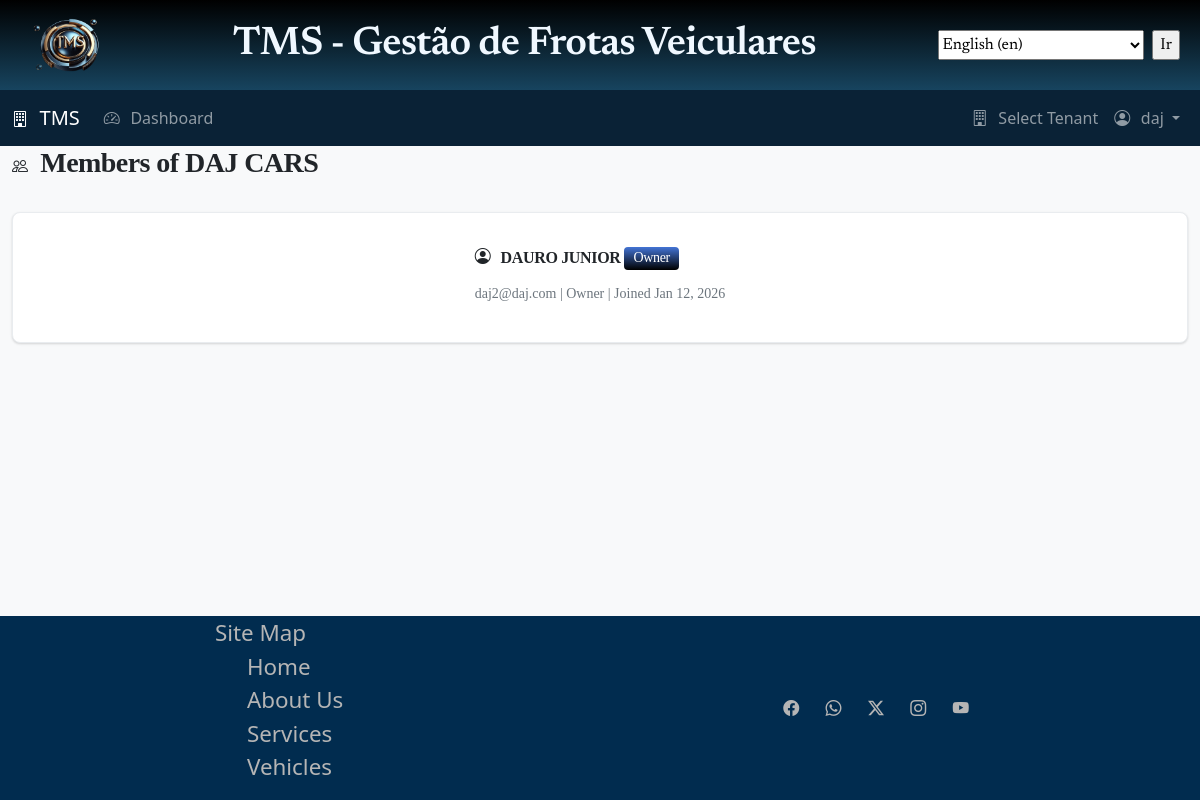
The page /tenants/5e08ccee-fe8d-4ca4-bc16-b438acb47b58/members/ (signed in) on the database its author committed.
### accounts/models.py (models this page shows, shortened)
class CustomUser(AbstractUser):
    id = models.UUIDField(primary_key=True, default=uuid.uuid4, editable=False)
    current_tenant = models.ForeignKey(
        'tenants.Tenant',
        on_delete=models.SET_NULL,
        null=True,
        blank=True,
        related_name='current_users',
        help_text=_('Currently active tenant for this user')
    )
    phone = models.CharField(max_length=20, blank=True, null=True)
    document_number = models.CharField(
        max_length=30,
        blank=True,
        null=True,
        help_text=_('Unique identifier like SSN or Tax ID, CPF or CNPJ')
    )
    document_type = models.CharField(
        max_length=6,
        blank=True,
        null=True,
        choices=[
            ('SSN', 'SSN'),
            ('TAXID', 'Tax ID'),
            ('CPF', 'CPF'),
            ('CNPJ', 'CNPJ')
        ],
        default='CPF'
    )
    last_login_tenant = models.ForeignKey(
        'tenants.Tenant',
        on_delete=models.SET_NULL,
        blank=True,
        null=True,
        related_name='last_login_users',
    )
    created_at = models.DateTimeField(auto_now_add=True)
    updated_at = models.DateTimeField(auto_now=True)
    class Meta:
        db_table = 'users'
        indexes = [
            models.Index(fields=['email']),
            models.Index(fields=['document_number'])
        ]
    def has_tenant_permission(self, tenant, permission=None):
        if self.is_superuser:
            return True

### tenants/models.py (models this page shows, shortened)
class Tenant(models.Model):
    PLAN_CHOICES = [
        ("free", _("Free")),
        ("basic", _("Basic")),
        ("premium", _("Premium")),
        ("entreprise", _("Enterprise")),
    ]
    id = models.UUIDField(primary_key=True, default=uuid.uuid4, editable=False)
    slug = models.SlugField(
        max_length=50,
        unique=True,
        help_text=_("Unique identifier for the tenant, used ni URLs and subdomains"),
    )
    name = models.CharField(max_length=200, help_text=_("Display name"))
    legal_name = models.CharField(max_length=200, help_text=_("Legal company name"))
    document = models.CharField(
        max_length=30,
        unique=True,
        help_text=_("Unique identifier like SSN or Tax ID, CPF or CNPJ"),
    )
    email = models.EmailField(unique=True)
    phone = models.CharField(max_length=30)
    address = models.CharField(max_length=250, null=True, blank=True)
    is_active = models.BooleanField(default=True)
    plan = models.CharField(max_length=20, choices=PLAN_CHOICES, default="free")
    created_at = models.DateTimeField(auto_now_add=True)
    updated_at = models.DateTimeField(auto_now=True)
    settings = models.JSONField(default=dict, blank=True, null=True)
    subscription_expires_at = models.DateTimeField(blank=True, null=True)
    objects = TenantManager()
    class Meta:
        db_table = "tenants"
        indexes = [
            models.Index(fields=["slug"]),
            models.Index(fields=["is_active", "plan"]),
        ]

class TenantUser(models.Model):
    ROLE_CHOICES = [
        ("owner", _("Owner")),
        ("admin", _("Administrator")),
        ("manager", _("Manager")),
        ("user", _("User")),
        ("viewer", _("Viewer")),
    ]
    id = models.UUIDField(primary_key=True, default=uuid.uuid4, editable=False)
    user = models.ForeignKey(
        settings.AUTH_USER_MODEL,
        on_delete=models.CASCADE,
        related_name="tenant_memberships",
    )
    tenant = models.ForeignKey(Tenant, on_delete=models.CASCADE, related_name="members")
    role = models.CharField(max_length=30, choices=ROLE_CHOICES, default="user")
    is_owner = models.BooleanField(default=False)
    permissions = models.JSONField(default=list, blank=True)
    joined_at = models.DateTimeField(auto_now_add=True)
    invited_by = models.ForeignKey(
        settings.AUTH_USER_MODEL,
        on_delete=models.CASCADE,
        blank=True,
        null=True,
        related_name="invitations_sent",
    )
    is_active = models.BooleanField(default=True)
    last_access = models.DateTimeField(blank=True, null=True)
    class Meta:
        db_table = "tenant_users"
        unique_together = ["user", "tenant"]
        indexes = [
            models.Index(fields=["tenant", "is_active"]),
            models.Index(fields=["user", "is_active"]),
        ]

### tenants/views.py (the view)
class TenantMemberListView(LoginRequiredMixin, ListView):
    template_name = 'tenants/members_list.html'
    context_object_name = 'members'
    paginate_by = 20
    def get_queryset(self):
        tenant_id = self.kwargs.get('tenant_id')
        tenant = get_object_or_404(Tenant, id=tenant_id, is_active=True)
        if not self.request.user.has_tenant_permission(tenant):
            raise PermissionDenied(_("You don't have access to this tenant."))
        return tenant.members.filter(is_active=True).select_related(
            'user'
        ).order_by('-is_owner', '-joined_at')
    def get_context_data(self, **kwargs):
        context = super().get_context_data(**kwargs)
        tenant_id = self.kwargs.get('tenant_id')
        tenant = get_object_or_404(Tenant, id=tenant_id)
        context['tenant'] = tenant
        context['pending_invitations'] = tenant.invitations.filter(
            accepted_at__isnull=True,
            expires_at__gt=timezone.now()
        ).order_by('-created_at')
        try:
            membership = TenantUser.objects.get(
                user=self.request.user,
                tenant=tenant,
                is_active=True
            )
            context['is_owner'] = membership.is_owner
        except TenantUser.DoesNotExist:
            context['is_owner'] = False
        return context

### core/context_processors.py (called while the page is built)
def payment_stats(request):
    if not request.user.is_authenticated:
        return {}
    if not hasattr(request, "tenant"):
        return {}
    from fleet.models import WorkdayApproval, PaymentOrder
    pending_approvals = WorkdayApproval.objects.filter(
        tenant=request.tenant, status="pending"
    ).count()
    pending_payments = PaymentOrder.objects.filter(
        tenant=request.tenant, status="pending"
    ).count()
    approved_payments = PaymentOrder.objects.filter(
        tenant=request.tenant, status="approved"
    ).count()
    return {
        "pending_approvals_count": pending_approvals,
        "pending_payments_count": pending_payments,
        "approved_payments_count": approved_payments,
    }

### core/models.py (called while the page is built)
    def get_queryset(self):
        queryset = super().get_queryset()
        from tenants.middleware import get_current_tenant
        tenant = get_current_tenant()
        if tenant:
            return queryset.filter(tenant=tenant)
        return queryset

### tenants/context_processors.py (called while the page is built, shortened)
def tenant_context(request):
    context = {
        "current_tenant": None,
        "user_tenants": [],
        "is_tenant_owner": False,
        "tenant_role": None,
    }
    return context

### templates/tenants/members_list.html (shortened to what this page needs)
{% extends 'base.html' %}
{% load static i18n l10n %}
{% block content %}
<div class="container">
  <div class="d-flex justify-content-between align-items-center mb-4">
    <h2><i class="bi bi-people"></i> {% translate 'Members of' %} {{ tenant.name }}</h2>
  </div>
  <div class="card shadow-sm">
    <div class="card-body">
      <div class="list-group list-group-flush">
        {% for member in members %}
        <div class="list-group-item">
          <div class="d-flex justify-content-between align-items-center">
            <div>
              <h6 class="mb-1">
                <i class="bi bi-person-circle"></i>
                {{ member.user.get_full_name|default:member.user.username }}
                {% if member.is_owner %}
                <span class="badge bg-primary" style="background: linear-gradient(to bottom, #4374d5,black);">{% translate 'Owner' %}</span>
                {% endif %}
              </h6>
              <small class="text-muted">
                {{ member.user.email }} |
                {{ member.get_role_display }} |
                Joined {{ member.joined_at|date:"M d, Y" }}
              </small>
            </div>
          </div>
        </div>
        {% empty %}
        <div class="text-center py-4">
          <p class="text-muted">{% translate 'No members yet' %}</p>
        </div>
        {% endfor %}
      </div>
    </div>
  </div>
</div>
{% endblock %}

### templates/components/_navbar.html (shortened to what this page needs)
{% load static i18n l10n %}
<link rel="stylesheet" href="{% static 'css/navbar.css' %}">
<nav class="navbar navbar-expand-lg navbar-dark" style="background: color-mix(in srgb, black 50%, #13436c 50%)">
  <div class="container">
    <a class="navbar-brand" href="{% url 'home' %}">
      <i class="bi bi-building"></i> TMS
    </a>
    <div class="collapse navbar-collapse" id="navbarNav">
      <ul class="navbar-nav me-auto">
        {% if user.is_authenticated %}
        <li class="nav-item">
          <a class="nav-link" href="{% url 'dashboard' %}">
            <i class="bi bi-speedometer2"></i> {% translate 'Dashboard' %}
          </a>
        </li>
        {% endif %}
      </ul>
      <ul class="navbar-nav">
        {% if user.is_authenticated %}
        {% if current_tenant %}
        <li class="nav-item dropdown">
          <a class="nav-link dropdown-toggle" href="#" role="button" data-bs-toggle="dropdown">
            <span class="tenant-badge">
              <i class="bi bi-building"></i> {{ current_tenant.name }}
            </span>
          </a>
          <ul class="dropdown-menu dropdown-menu-end">
            <li>
              <a class="dropdown-item" href="{% url 'tenants:detail' current_tenant.id %}">
                <i class="bi bi-info-circle"></i> {% translate 'Tenant Details' %}
              </a>
            </li>
            <li>
              <a class="dropdown-item" href="{% url 'tenants:members' current_tenant.id %}">
                <i class="bi bi-people"></i> {% translate 'Members' %}
              </a>
            </li>
            <li>
              <hr class="dropdown-divider">
            </li>
            <li>
              <a class="dropdown-item" href="{% url 'tenants:select' %}">
                <i class="bi bi-arrow-left-right"></i> {% translate 'Switch Tenant' %}
              </a>
            </li>
          </ul>
        </li>
        {% else %}
        <li class="nav-item">
          <a class="nav-link" href="{% url 'tenants:select' %}">
            <i class="bi bi-building"></i> {% translate 'Select Tenant' %}
          </a>
        </li>
        {% endif %}
        <li class="nav-item dropdown">
          <a class="nav-link dropdown-toggle" href="#" role="button" data-bs-toggle="dropdown">
            <i class="bi bi-person-circle"></i> {{ user.get_full_name|default:user.username }}
          </a>
        </li>
        {% endif %}
      </ul>
    </div>
  </div>
</nav>

### static/css/base.css (style rules this page uses)
html { box-sizing: border-box; padding: 0; margin: 0; }
body { display: flex; flex-direction: column; min-height: 100vh; }
.card { display: flex !important; flex-direction: column !important; }

### static/css/home.css (style rules this page uses)
.card { display: flex; flex-direction: row; }
.card-body { display: flex; flex-direction: column; justify-content: center; align-items: center; font-size: 1.4rem; }

### static/css/fleet-professional.css (style rules this page uses)
:root { --primary-navy: #13436c; --primary-dark: #0d3146; --primary-hover: #19425a; --accent-light: #144c6c; --gradient-start: #000000; --gradient-end: #17445f; --gray-50: #f8f9fa; --gray-100: #f1f3f5; --gray-200: #e9ecef; --gray-300: #dee2e6; --gray-400: #ced4da; --gray-500: #adb5bd; --gray-600: #6c757d; --gray-700: #495057; --gray-800: #343a40; --gray-900: #212529; --success: #2d6a4f; --success-light: #40916c; --warning: #b7791f; --warning-light: #f4a261; --danger: #9b2226; --danger-light: #c9404d; --info: #14539f; --info-light: #2a7fc1; --shadow-sm: 0 1px 2px 0 rgba(0, 0, 0, 0.05); --shadow: 0 1px 3px 0 rgba(0, 0, 0, 0.1), 0 1px 2px 0 rgba(0, 0, 0, 0.06); --shadow-md: 0 4px 6px -1px rgba(0, 0, 0, 0.1), 0 2px 4px -1px rgba(0, 0, 0, 0.06); --shadow-lg: 0 10px 15px -3px rgba(0, 0, 0, 0.1), 0 4px 6px -2px rgba(0, 0, 0, 0.05); --border-light: 1px solid var(--gray-200); --border-medium: 1px solid var(--gray-300); --border-radius: 8px; --border-radius-sm: 4px; }
body { font-family: 'Segoe UI', -apple-system, BlinkMacSystemFont, Roboto, 'Helvetica Neue', Arial, sans-serif; color: var(--gray-800); background-color: var(--gray-50); }
.container { max-width: 1400px; }
h1, h2, h3, h4, h5, h6 { font-weight: 600; color: var(--gray-900); letter-spacing: -0.02em; }
h2 { font-size: 1.75rem; margin-bottom: 0.5rem; }
.text-muted { color: var(--gray-600) !important; }
.card { border: var(--border-light); border-radius: var(--border-radius); box-shadow: var(--shadow-sm); transition: all 0.2s ease; background: white; }
.card-body { padding: 1.25rem; }
.card.shadow-sm { box-shadow: var(--shadow) !important; }
.badge { font-weight: 500; padding: 0.35em 0.65em; border-radius: var(--border-radius-sm); font-size: 0.875rem; }
.badge.bg-primary { background-color: var(--primary-navy) !important; color: white; }
.list-group-item { border: none; border-bottom: var(--border-light); padding: 0.875rem 1rem; }
small { font-size: 0.875rem; color: var(--gray-600); }

### static/css/navbar.css (style rules this page uses)
.bi { margin-right: 0.4rem; font-size: 1rem; }

### rows shown on the page
CustomUser: get_full_name "daj"
Tenant: name "DAJ CARS"
TenantUser: user.get_full_name "DAURO JUNIOR", user.email "daj2@daj.com", role "Owner", joined_at "Jan 12, 2026"

### other values the page prints
form field language "English (en)"
